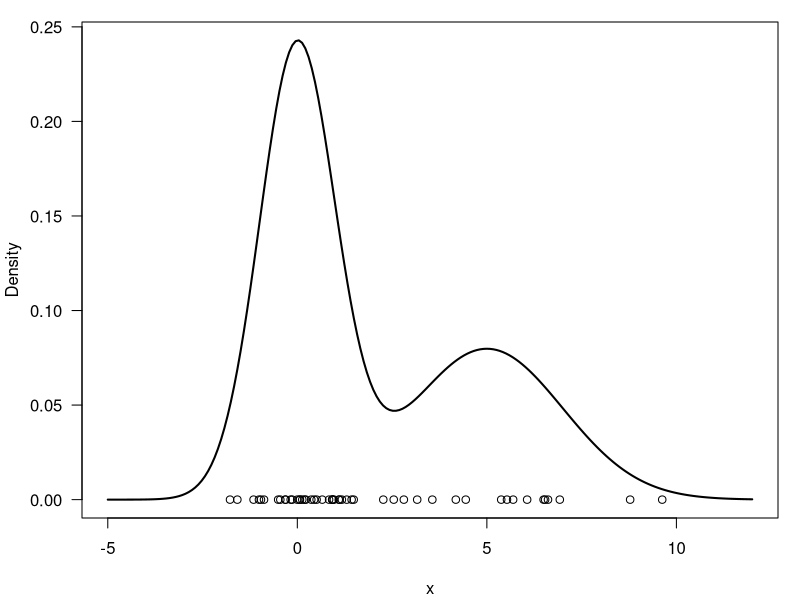
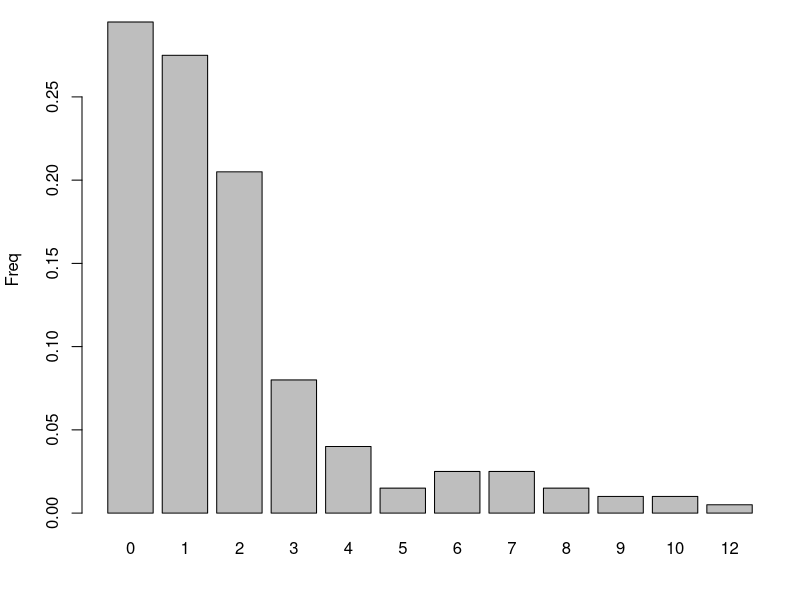

Reproduce these figures in R, in order.

######### 3.Sampling from  hierarchical representation #################
# Generate n observations from a mixture of two Gaussian 
# distributions
n     = 50           # Size of the sample to be generated
w     = c(0.6, 0.4)  # Weights
mu    = c(0, 5)      # Means
sigma = c(1, 2)      # Standard deviations
cc    = sample(1:2, n, replace=T, prob=w)
x     = rnorm(n, mu[cc], sigma[cc])

# Plot f(x) along with the observations 
# just sampled
xx = seq(-5, 12, length=200)
yy = w[1]*dnorm(xx, mu[1], sigma[1]) + 
  w[2]*dnorm(xx, mu[2], sigma[2])
par(mar=c(4,4,1,1)+0.1)
plot(xx, yy, type="l", ylab="Density", xlab="x", las=1, lwd=2)
points(x, y=rep(0,n), pch=1)

# Generate n observations from a mixture of 3 poisson
# sample 200 random numbers from a mixture of 3 Poisson distributions 
# with means 1, 2 and 6 and weights 0.7, 0.2 and 0.1, respectively, 
# and generate a barplot with the empirical frequencies of all the integers 
# included in the sample.
n     = 200           # Size of the sample to be generated
w     = c(0.7, 0.2,0.1)  # Weights
lambda    = c(1, 2,6)      # Means
cc    = sample(1:3, n, replace=T, prob=w)
x     = rpois(n, lambda[cc])

# Plot f(x) along with the observations 
par(mar=c(4,4,1,1)+0.1)
barplot(table(x)/n,ylab="Freq")
